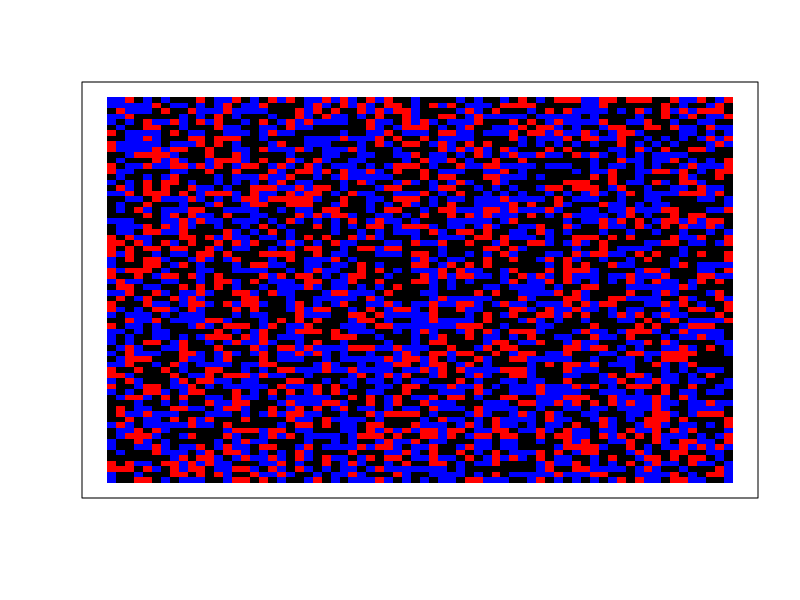
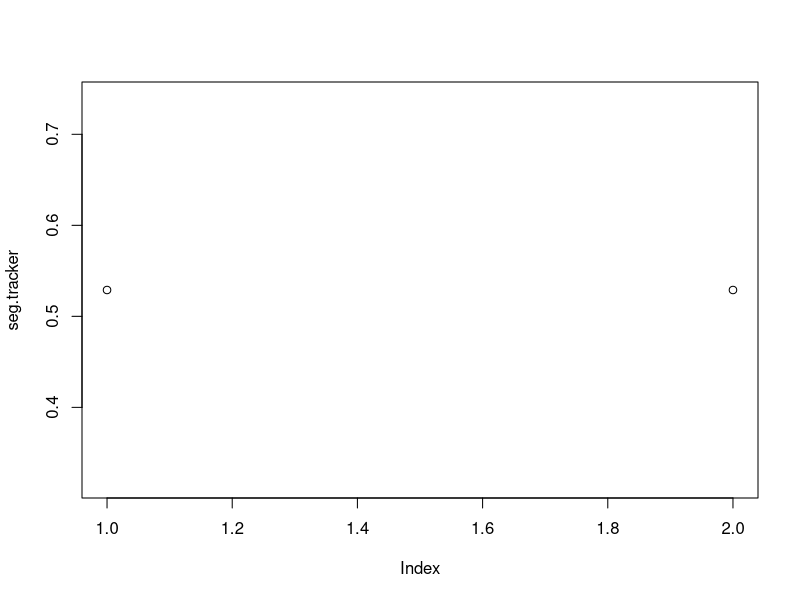

The R script that drew these images, in order:
# use this file to generate your variation on the schelling model

#2 main variations here- 1. I set up a difference criterion as well as a similarity criterion
#its not really a minimum value, but more of a preference value for both
#The second major change is I create a copy of the grid and divide it into 4 sectors
#Agents want to move based on a "Stay" score. If the stay score falls below a certain level they 
#become unhappy. The stay score is affected by similarity and difference preferences as well as 
#how the agent feels about the sector its in. 
#The model always seems to just go through 2 iterations though.

rows <- 70 
cols <- 70
proportion.group.1 <- .4 
empty <- .40
min.similarity <- 1/8 #now its no longer really min.similarity, but more of similarity preference
min.difference<- 1/8

area.grid <- function(rows, cols){
  data<-c(rep(6,(rows/2)*(cols/2)),
          rep(7,(rows/2)*(cols/2)),
          rep(8,(rows/2)*(cols/2)),
          rep(9,(rows/2)*(cols/2)))
  area<- matrix(data,nrow=rows, ncol= cols,byrow = T)
}

create.grid <- function(rows, cols, proportion.group.1, empty){
  pop.size.group.1 <- (rows*cols)*(1-empty)*proportion.group.1
  pop.size.group.2 <- (rows*cols)*(1-empty)*(1-proportion.group.1)
  
  initial.population <- sample(c(
    rep(1, pop.size.group.1), 
    rep(2, pop.size.group.2), 
    rep(0, (rows*cols)-pop.size.group.1-pop.size.group.2)
  ))
  grid <- matrix(initial.population, nrow=rows, ncol=cols)
}

visualize.grid <- function(grid){
  image(grid, col=c('black','red','blue'), xaxs=NULL, yaxs=NULL, xaxt='n', yaxt='n')
}

empty.locations <- function(grid){
  return(which(grid==0, arr.ind=T))
}



similarity.to.center <- function(grid.subset, center.val){
  if(center.val == 0){ return(NA) }
  same <- sum(grid.subset==center.val) - 1
  not.same <- sum(grid.subset!=center.val) - sum(grid.subset==0)
  return(same/(same+not.same))
}


segregation <- function(grid){
  same.count <- 0
  diff.count <- 0
  for(row in 1:(nrow(grid)-1)){
    for(col in 1:(ncol(grid)-1)){
      if(grid[row,col] != 0 && grid[row+1,col+1] != 0){
        if(grid[row,col] != grid[row+1,col+1]){
          diff.count <- diff.count + 1
        } else {
          same.count <- same.count + 1
        }
      }
      if(grid[row,col] != 0 && grid[row,col+1] != 0){
        if(grid[row,col] != grid[row,col+1]){
          diff.count <- diff.count + 1
        } else {
          same.count <- same.count + 1
        }
      }
      if(grid[row,col] != 0 && grid[row+1,col] != 0){
        if(grid[row,col] != grid[row+1,col]){
          diff.count <- diff.count + 1
        } else {
          same.count <- same.count + 1
        }
      }  
    }
  }
  return(same.count / (same.count + diff.count))
}


diff.from.center<- function(grid.subset, center.val){
  if(center.val==0){
    return(NA)}
  diff<- sum(grid.subset!=center.val)-sum(grid.subset==0)
  same<- sum(grid.subset==center.val)-1
  return(diff/(diff+same))
}

unhappy.agents <- function(grid, min.similarity, min.difference,locale){
  
  grid.copy <- grid
  for(row in 1:rows){
    for(col in 1:cols){
      similarity.score <- similarity.to.center(grid[max(0, row-1):min(rows,row+1), max(0,col-1):min(cols,col+1)], grid[row,col])
      difference.score <- diff.from.center(grid[max(0, row-1):min(rows,row+1), max(0,col-1):min(cols,col+1)], grid[row,col])
      if(grid.copy[row,col]==0){
        grid.copy[row,col] <- NA
      }
      if(is.na(similarity.score)==F){
        stay<-3
        stay<- stay - abs((min.similarity-similarity.score)) - abs((min.difference - difference.score)) #between 2 and -2 depending on parameters(?)
        
        if(grid[rows,cols]==1&&locale[rows,cols]==7){
          stay<- stay+2
        }
        if(grid[rows,cols]==2&&locale[rows,cols]==7){
          stay<- stay-2
        }
        if(grid[rows,cols]==1&&locale[rows,cols]==8){
          stay<- stay-2
        }
        if(grid[rows,cols]==2&&locale[rows,cols]==8){
          stay<- stay+2
        }
        if(grid[rows,cols]==1&&locale[rows,cols]==9){
          stay<- stay+1
        }
        if(grid[rows,cols]==2&&locale[rows,cols]==9){
          stay<- stay-1
        }
        if(grid[rows,cols]==1&&locale[rows,cols]==6){
          stay<- stay-1
        }
        if(grid[rows,cols]==2&&locale[rows,cols]==6){
          stay<- stay+1
        }
        
        if(stay<=3){
          grid.copy[rows,cols]=F
        }else{
          grid.copy[rows,cols]=T
        }}

    }}      
  return(which(grid.copy==FALSE, arr.ind = T))
  }

one.round <- function(grid, min.similarity,min.difference,locale){
  empty.spaces<- empty.locations(grid)
  unhappy<- unhappy.agents(grid, min.similarity,min.difference,locale)
  empty.spaces<- empty.spaces[ sample(1:nrow(empty.spaces)),  ]   
  for(i in 1:nrow(empty.spaces)){
    if(i>nrow(unhappy)){
      break}
    grid[empty.spaces[i,1], empty.spaces[i,2]]<- grid[unhappy[i,1], unhappy[i,2]]
    grid[unhappy[i,1], unhappy[i,2]]<- 0
  }
  return(grid)
}

done <- FALSE 
grid <- create.grid(rows, cols, proportion.group.1, empty)
locale <- area.grid(rows, cols)
seg.tracker <- c(segregation(grid)) 
while(!done){
  new.grid <- one.round(grid, min.similarity,min.difference,locale)
  seg.tracker <- c(seg.tracker, segregation(grid))
  if(all(new.grid == grid)){ 
    done <- TRUE 
  } else {
    grid <-new.grid
  } 
} 
layout(1) 
visualize.grid(grid) 
plot(seg.tracker)